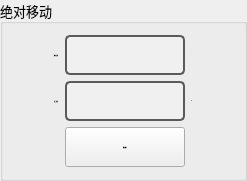
         <widget class="QGroupBox" name="groupBox_2">
          <property name="font">
           <font>
            <family>宋体</family>
            <pointsize>10</pointsize>
           </font>
          </property>
          <property name="title">
           <string>绝对移动</string>
          </property>
          <layout class="QGridLayout" name="gridLayout_8">
           <item row="1" column="1">
            <widget class="QLabel" name="AbsoluteSpeed_label_2">
             <property name="maximumSize">
              <size>
               <width>80</width>
               <height>40</height>
              </size>
             </property>
             <property name="font">
              <font>
               <family>Arial</family>
               <pointsize>-1</pointsize>
               <bold>true</bold>
              </font>
             </property>
             <property name="text">
              <string>目标速度：</string>
             </property>
            </widget>
           </item>
           <item row="2" column="2">
            <widget class="QPushButton" name="btnAbsoluteMove_2">
             <property name="minimumSize">
              <size>
               <width>0</width>
               <height>40</height>
              </size>
             </property>
             <property name="font">
              <font>
               <family>Arial</family>
               <pointsize>-1</pointsize>
               <bold>true</bold>
              </font>
             </property>
             <property name="text">
              <string>绝对移动</string>
             </property>
            </widget>
           </item>
           <item row="1" column="2">
            <widget class="QLineEdit" name="AbsoluteSpeed_textBox_2">
             <property name="minimumSize">
              <size>
               <width>120</width>
               <height>40</height>
              </size>
             </property>
             <property name="maximumSize">
              <size>
               <width>120</width>
               <height>40</height>
              </size>
             </property>
             <property name="font">
              <font>
               <family>Arial</family>
               <pointsize>-1</pointsize>
               <bold>true</bold>
              </font>
             </property>
             <property name="styleSheet">
              <string notr="true">QLineEdit {
    border: 2px solid #5A5A5A; /* 边框颜色 */
    border-radius: 5px; /* 边框圆角 */
    background-color: #F0F0F0; /* 背景色 */
    color: #000; /* 字体颜色 */
    padding: 5px; /* 内边距 */
}

QLineEdit:focus {
    border-color: #3D7848; /* 聚焦时边框颜色 */
}

QLineEdit:disabled {
    background-color: #ECECEC; /* 禁用状态的背景色 */
    color: #A0A0A0; /* 禁用状态的字体颜色 */
}
</string>
             </property>
             <property name="alignment">
              <set>Qt::AlignCenter</set>
             </property>
            </widget>
           </item>
           <item row="0" column="0">
            <spacer name="horizontalSpacer_8">
             <property name="orientation">
              <enum>Qt::Horizontal</enum>
             </property>
             <property name="sizeHint" stdset="0">
              <size>
               <width>40</width>
               <height>20</height>
              </size>
             </property>
            </spacer>
           </item>
           <item row="1" column="3">
            <widget class="QLabel" name="label_19">
             <property name="font">
              <font>
               <family>Arial</family>
               <pointsize>-1</pointsize>
               <bold>true</bold>
              </font>
             </property>
             <property name="text">
              <string>°/s</string>
             </property>
            </widget>
           </item>
           <item row="0" column="1">
            <widget class="QLabel" name="MoveAbsolute_label_2">
             <property name="maximumSize">
              <size>
               <width>80</width>
               <height>40</height>
              </size>
             </property>
             <property name="font">
              <font>
               <family>Arial</family>
               <pointsize>-1</pointsize>
               <bold>true</bold>
              </font>
             </property>
             <property name="text">
              <string>绝对位置：</string>
             </property>
            </widget>
           </item>
           <item row="0" column="3">
            <widget class="QLabel" name="label_18">
             <property name="font">
              <font>
               <family>Arial</family>
               <pointsize>-1</pointsize>
               <bold>true</bold>
              </font>
             </property>
             <property name="text">
              <string>°</string>
             </property>
            </widget>
           </item>
           <item row="0" column="2">
            <widget class="QLineEdit" name="MoveAbsolute_textBox_2">
             <property name="minimumSize">
              <size>
               <width>120</width>
               <height>40</height>
              </size>
             </property>
             <property name="maximumSize">
              <size>
               <width>120</width>
               <height>40</height>
              </size>
             </property>
             <property name="font">
              <font>
               <family>Arial</family>
               <pointsize>-1</pointsize>
               <bold>true</bold>
              </font>
             </property>
             <property name="styleSheet">
              <string notr="true">QLineEdit {
    border: 2px solid #5A5A5A; /* 边框颜色 */
    border-radius: 5px; /* 边框圆角 */
    background-color: #F0F0F0; /* 背景色 */
    color: #000; /* 字体颜色 */
    padding: 5px; /* 内边距 */
}

QLineEdit:focus {
    border-color: #3D7848; /* 聚焦时边框颜色 */
}

QLineEdit:disabled {
    background-color: #ECECEC; /* 禁用状态的背景色 */
    color: #A0A0A0; /* 禁用状态的字体颜色 */
}
</string>
             </property>
             <property name="alignment">
              <set>Qt::AlignCenter</set>
             </property>
            </widget>
           </item>
           <item row="0" column="4">
            <spacer name="horizontalSpacer_9">
             <property name="orientation">
              <enum>Qt::Horizontal</enum>
             </property>
             <property name="sizeHint" stdset="0">
              <size>
               <width>40</width>
               <height>20</height>
              </size>
             </property>
            </spacer>
           </item>
          </layout>
         </widget>
